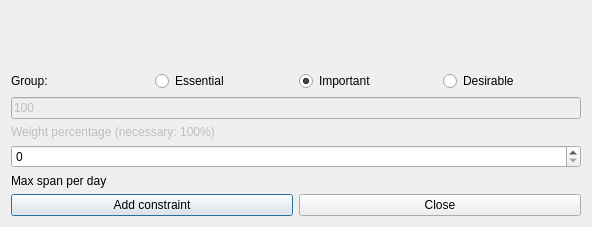
<?xml version="1.0" encoding="UTF-8"?>
<ui version="4.0">
 <class>AddConstraintStudentsMaxSpanPerDayForm_template</class>
 <widget class="QDialog" name="AddConstraintStudentsMaxSpanPerDayForm_template">
  <property name="geometry">
   <rect>
    <x>0</x>
    <y>0</y>
    <width>592</width>
    <height>227</height>
   </rect>
  </property>
  <property name="windowTitle">
   <string extracomment="This is the title of the dialog to add a new constraint of this type">Add students max span per day</string>
  </property>
  <layout class="QVBoxLayout" name="verticalLayout">
   <item>
    <spacer name="spacer6">
     <property name="orientation">
      <enum>Qt::Vertical</enum>
     </property>
     <property name="sizeType">
      <enum>QSizePolicy::Expanding</enum>
     </property>
     <property name="sizeHint" stdset="0">
      <size>
       <width>20</width>
       <height>40</height>
      </size>
     </property>
    </spacer>
   </item>
   <item>
    <layout class="QHBoxLayout" name="horizontalLayout_4">
     <item>
      <widget class="QLabel" name="groupTextLabel">
       <property name="text">
        <string>Group:</string>
       </property>
      </widget>
     </item>
     <item>
      <widget class="QRadioButton" name="essentialRadioButton">
       <property name="text">
        <string>Essential</string>
       </property>
      </widget>
     </item>
     <item>
      <widget class="QRadioButton" name="importantRadioButton">
       <property name="text">
        <string>Important</string>
       </property>
       <property name="checked">
        <bool>true</bool>
       </property>
      </widget>
     </item>
     <item>
      <widget class="QRadioButton" name="desirableRadioButton">
       <property name="text">
        <string>Desirable</string>
       </property>
      </widget>
     </item>
    </layout>
   </item>
   <item>
    <widget class="QLineEdit" name="weightLineEdit">
     <property name="enabled">
      <bool>false</bool>
     </property>
     <property name="text">
      <string notr="true">100</string>
     </property>
    </widget>
   </item>
   <item>
    <widget class="QLabel" name="weightTextLabel">
     <property name="enabled">
      <bool>false</bool>
     </property>
     <property name="frameShape">
      <enum>QFrame::NoFrame</enum>
     </property>
     <property name="frameShadow">
      <enum>QFrame::Plain</enum>
     </property>
     <property name="text">
      <string>Weight percentage (necessary: 100%)</string>
     </property>
     <property name="wordWrap">
      <bool>false</bool>
     </property>
    </widget>
   </item>
   <item>
    <widget class="QSpinBox" name="maxSpanSpinBox"/>
   </item>
   <item>
    <widget class="QLabel" name="textLabel1">
     <property name="text">
      <string>Max span per day</string>
     </property>
     <property name="wordWrap">
      <bool>false</bool>
     </property>
    </widget>
   </item>
   <item>
    <layout class="QHBoxLayout">
     <item>
      <widget class="QPushButton" name="addConstraintPushButton">
       <property name="text">
        <string>Add constraint</string>
       </property>
      </widget>
     </item>
     <item>
      <widget class="QPushButton" name="closePushButton">
       <property name="text">
        <string>Close</string>
       </property>
      </widget>
     </item>
    </layout>
   </item>
  </layout>
 </widget>
 <layoutdefault spacing="6" margin="11"/>
 <resources/>
 <connections/>
</ui>
